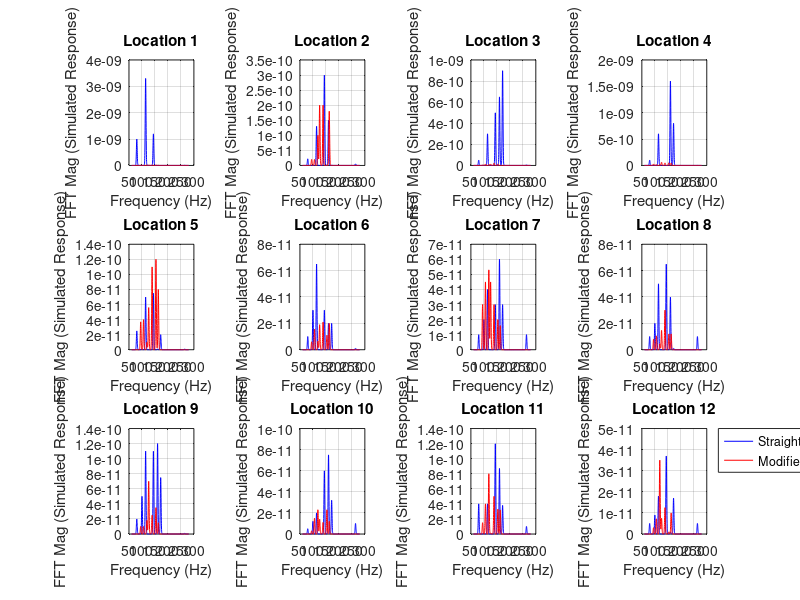
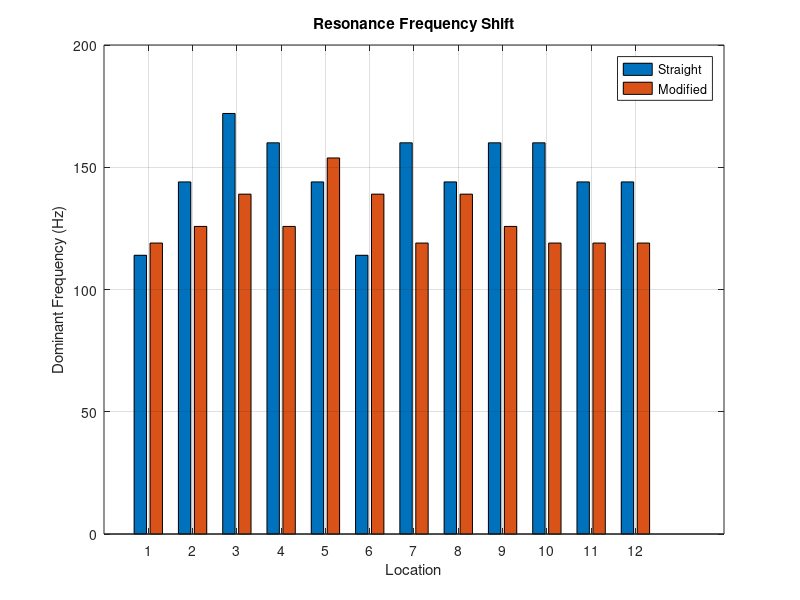

These charts were generated, in order, by the following MATLAB code: (Note: this script raises an error after producing the figures.)
freqs_straight = [80, 100, 114, 144, 160, 172, 264];
freqs_modified = [95, 106, 119, 125.8, 139, 153.8, 162.8];

loc_to_grid = [ %12 locations
    5, 2; 3, 2; 3, 4; 6, 6;
    5, 5; 1, 6; 1, 4; 4, 3;
    2, 5; 1, 2; 4, 1; 3, 5
];

data_straight = [... % straight plate
    1.00E-09, 1E-12, 3.30E-09, 1.20E-09, 1E-12, 1E-12, 5.00E-12;
    2.20E-11, 1E-12, 1.30E-10, 3.00E-10, 1.50E-10, 1E-12, 5.00E-12;
    5.00E-11, 1E-12, 3.00E-10, 5.00E-10, 6.50E-10, 9.00E-10, 5.00E-12;
    1.00E-10, 1E-12, 6.00E-10, 1E-12, 1.60E-09, 8.00E-10, 1E-12;
    2.50E-11, 1E-12, 7.00E-11, 7.50E-11, 1E-12, 2.00E-11, 1E-12;
    1.00E-11, 3.00E-11, 6.50E-11, 3.00E-11, 2.00E-11, 2.00E-11, 1E-12;
    1.00E-11, 2.00E-11, 4.00E-11, 3.00E-11, 6.00E-11, 3.00E-11, 1.00E-11;
    1.00E-11, 2.00E-11, 5.00E-11, 6.50E-11, 4.00E-11, 1E-12, 1.00E-11;
    2.00E-11, 5.00E-11, 1.1E-10, 1.1E-10, 1.2E-10, 7.5E-11, 1E-12;
    5.00E-12, 1.2E-11, 2.00E-11, 6E-11, 7.5E-11, 3.2E-11, 1E-11;
    4E-11, 1E-12, 4E-11, 1.2E-10, 8.7E-11, 3.8E-11, 1.00E-11;
    5E-12, 9E-12, 1.8E-11, 3.7E-11, 1E-12, 1.7E-11, 5E-12
];

data_modified = [... % modified plate data
    5.20E-12, 1.07E-11, 1.50E-11, 1.38E-11, 1.24E-11, 1.43E-11, 8.90E-12;
    2.00E-11, 2.00E-11, 1.00E-10, 2.00E-10, 2.00E-10, 1E-12, 1.80E-10;
    5.00E-12, 1.20E-11, 8.00E-12, 1.20E-11, 2.00E-11, 1.20E-11, 1E-12;
    2.50E-11, 1.50E-11, 1.52E-11, 6.00E-11, 4.70E-11, 5.00E-11, 4.50E-11;
    3.70E-11, 4.00E-11, 1.00E-11, 5.60E-11, 1.10E-10, 1.20E-10, 8.00E-11;
    6.00E-12, 1.57E-11, 6.50E-12, 1.90E-11, 2.10E-11, 1.10E-11, 2.00E-11;
    3.00E-11, 4.50E-11, 5.30E-11, 4.50E-11, 3.00E-11, 2.00E-11, 1.60E-11;
    8.00E-12, 1.05E-11, 4.50E-12, 1.47E-11, 3.00E-11, 1.20E-11, 1.20E-11;
    1.00E-11, 1.00E-11, 1.80E-11, 7.00E-11, 2.50E-11, 3.50E-11, 1.50E-11;
    3.00E-12, 1.50E-11, 2.30E-11, 1.40E-11, 1.10E-11, 2.30E-11, 1.20E-11;
    1.50E-11, 4.00E-11, 8.00E-11, 1.00E-12, 5.00E-11, 3.30E-11, 3.20E-11;
    3.00E-12, 7.20E-12, 3.50E-11, 7.50E-12, 1.25E-11, 1.00E-12, 1.00E-11
];

% ----------- PLOT: FFT Response Comparison -----------
% Parameters for synthetic peak broadening
f_plot = linspace(60, 280, 1000); % smooth frequency axis
sigma = 3; % width of each peak

% Plot smoothed peak-like response
figure;
for loc = 1:12
    y_straight = zeros(size(f_plot));
    y_modified = zeros(size(f_plot));
    
    % Simulate Gaussian-like responses
    for k = 1:length(freqs_straight)
        y_straight = y_straight + data_straight(loc, k) * exp(-2*((f_plot - freqs_straight(k))/sigma).^2);
    end
    for k = 1:length(freqs_modified)
        y_modified = y_modified + data_modified(loc, k) * exp(-2*((f_plot - freqs_modified(k))/sigma).^2);
    end
    
    subplot(3,4,loc)
    plot(f_plot, y_straight, 'b-', 'DisplayName','Straight'); hold on;
    plot(f_plot, y_modified, 'r-', 'DisplayName','Modified');
    title(['Location ' num2str(loc)]);
    xlabel('Frequency (Hz)');
    ylabel('FFT Mag (Simulated Response)');
    grid on;
end
legend('Location', 'BestOutside');



% ----------- PLOT: Frequency Shift (Bar) -----------
[maxS, idxS] = max(data_straight,[],2);
[maxM, idxM] = max(data_modified,[],2);
peakS = freqs_straight(idxS);
peakM = freqs_modified(idxM);
peakS = peakS(:);
peakM = peakM(:);

figure;
bar(1:12, [peakS, peakM]);
legend('Straight','Modified');
xlabel('Location');
ylabel('Dominant Frequency (Hz)');
title('Resonance Frequency Shift');
grid on;

% ----------- DIFFERENCE HEATMAP at selected mode -----------
% Pick matching frequency index
idx_straight = 1; % 100 Hz
idx_modified = 2; % 106.8 Hz

% Create grids
gridS = nan(6,6); gridM = nan(6,6);
for i = 1:12
    r = loc_to_grid(i,1); c = loc_to_grid(i,2);
    gridS(r,c) = data_straight(i,idx_straight);
    gridM(r,c) = data_modified(i,idx_modified);
end
% Symmetry patches
gridS(3,6) = gridS(1,4); gridM(3,6) = gridM(1,4);
gridS(5,4) = gridS(3,2); gridM(5,4) = gridM(3,2);
gridS(1,1) = gridS(6,6); gridM(1,1) = gridM(6,6); 
gridS(2,2) = gridS(5,5); gridM(2,2) = gridM(5,5);
gridS(5,6) = gridS(1,2); gridM(5,6) = gridM(1,2);
gridS(6,3) = gridS(1,4); gridM(6,3) = gridM(1,4);
gridS(2,4) = gridS(3,5); gridM(2,4) = gridM(3,5);

% Compute difference
diffGrid = gridS - gridM;

% Plot
figure;
h = heatmap(diffGrid, 'Colormap', parula);
h.Title = 'Change in Mode Shape (Low Frequency Node)';
h.XLabel = 'X Position'; h.YLabel = 'Y Position';
h.CellLabelFormat = '%.1e';

% ----------- DIFFERENCE HEATMAP at selected mode -----------
% Pick matching frequency index
idx_straight = 4; % 160 Hz
idx_modified = 4; % 139.8 Hz

% Create grids
gridS = nan(6,6); gridM = nan(6,6);
for i = 1:12
    r = loc_to_grid(i,1); c = loc_to_grid(i,2);
    gridS(r,c) = data_straight(i,idx_straight);
    gridM(r,c) = data_modified(i,idx_modified);
end
% Symmetry patches
gridS(3,6) = gridS(1,4); gridM(3,6) = gridM(1,4);
gridS(5,4) = gridS(3,2); gridM(5,4) = gridM(3,2);
gridS(1,1) = gridS(6,6); gridM(1,1) = gridM(6,6); 
gridS(2,2) = gridS(5,5); gridM(2,2) = gridM(5,5);
gridS(5,6) = gridS(1,2); gridM(5,6) = gridM(1,2);
gridS(6,3) = gridS(1,4); gridM(6,3) = gridM(1,4);
gridS(2,4) = gridS(3,5); gridM(2,4) = gridM(3,5);

% Compute difference
diffGrid = gridS - gridM;

% Plot
figure;
h = heatmap(diffGrid, 'Colormap', parula);
h.Title = 'Change in Mode Shape (Medium Frequency Node)';
h.XLabel = 'X Position'; h.YLabel = 'Y Position';
h.CellLabelFormat = '%.1e';

% ----------- DIFFERENCE HEATMAP at selected mode -----------
% Pick matching frequency index
idx_straight = 6; 
idx_modified = 6; 

% Create grids
gridS = nan(6,6); gridM = nan(6,6);
for i = 1:12
    r = loc_to_grid(i,1); c = loc_to_grid(i,2);
    gridS(r,c) = data_straight(i,idx_straight);
    gridM(r,c) = data_modified(i,idx_modified);
end
% Symmetry patches
gridS(3,6) = gridS(1,4); gridM(3,6) = gridM(1,4);
gridS(5,4) = gridS(3,2); gridM(5,4) = gridM(3,2);
gridS(1,1) = gridS(6,6); gridM(1,1) = gridM(6,6); 
gridS(2,2) = gridS(5,5); gridM(2,2) = gridM(5,5);
gridS(5,6) = gridS(1,2); gridM(5,6) = gridM(1,2);
gridS(6,3) = gridS(1,4); gridM(6,3) = gridM(1,4);
gridS(2,4) = gridS(3,5); gridM(2,4) = gridM(3,5);

% Compute difference
diffGrid = gridS - gridM;

% Plot
figure;
h = heatmap(diffGrid, 'Colormap', parula);
h.Title = 'Change in Mode Shape (High frequency mode)';
h.XLabel = 'X Position'; h.YLabel = 'Y Position';
h.CellLabelFormat = '%.1e';


% --- Symmetric Horizontal Path (Custom Location Sequence) ---
horizontal_path_locs = [4, 10, 5, 2, 12, 3, 12, 2, 5, 10, 4];
x_positions = 1:length(horizontal_path_locs);

% --- Recalculate dominant frequencies from FFT peaks ---
[max_straight, idx_straight] = max(data_straight, [], 2);
[max_modified, idx_modified] = max(data_modified, [], 2);
dominant_freqs_straight = freqs_straight(idx_straight);  % Should be 12x1
dominant_freqs_modified = freqs_modified(idx_modified);  % Should be 12x1

% --- Extract dominant frequencies at specified locations ---
freqs_straight_path = dominant_freqs_straight(horizontal_path_locs);
freqs_modified_path = dominant_freqs_modified(horizontal_path_locs);

% --- Plot the results ---
figure;
plot(x_positions, freqs_straight_path, '-o', 'LineWidth', 1.5, ...
    'DisplayName', 'Straight Plate');
hold on;
plot(x_positions, freqs_modified_path, '--s', 'LineWidth', 1.5, ...
    'DisplayName', 'Modified Plate');

xticks(x_positions);
xticklabels(compose('Loc %d', horizontal_path_locs));
xlabel('Horizontal Path (Location Sequence)');
ylabel('Dominant Resonance Frequency (Hz)');
title('Resonance Frequencies Along Horizontal Symmetry Path');
legend('Location', 'Best');
grid on;

% --- Vertical scan locations in order ---
vertical_path_locs = [1, 8, 3, 12, 9, 6];
x_vertical = 1:length(vertical_path_locs);

% --- Ensure dominant frequency vectors exist ---
[max_straight, idx_straight] = max(data_straight, [], 2);
[max_modified, idx_modified] = max(data_modified, [], 2);
dominant_freqs_straight = freqs_straight(idx_straight);
dominant_freqs_modified = freqs_modified(idx_modified);

% --- Extract data for this vertical path ---
freqs_straight_vertical = dominant_freqs_straight(vertical_path_locs);
freqs_modified_vertical = dominant_freqs_modified(vertical_path_locs);

% --- Plot vertical path comparison ---
figure;
plot(x_vertical, freqs_straight_vertical, '-o', 'LineWidth', 1.5, ...
    'DisplayName', 'Straight Plate');
hold on;
plot(x_vertical, freqs_modified_vertical, '--s', 'LineWidth', 1.5, ...
    'DisplayName', 'Modified Plate');

xticks(x_vertical);
xticklabels(compose('Loc %d', vertical_path_locs));
xlabel('Vertical Path (Location Sequence)');
ylabel('Dominant Resonance Frequency (Hz)');
title('Resonance Frequencies Along Vertical Path');
legend('Location', 'Best');
grid on;
